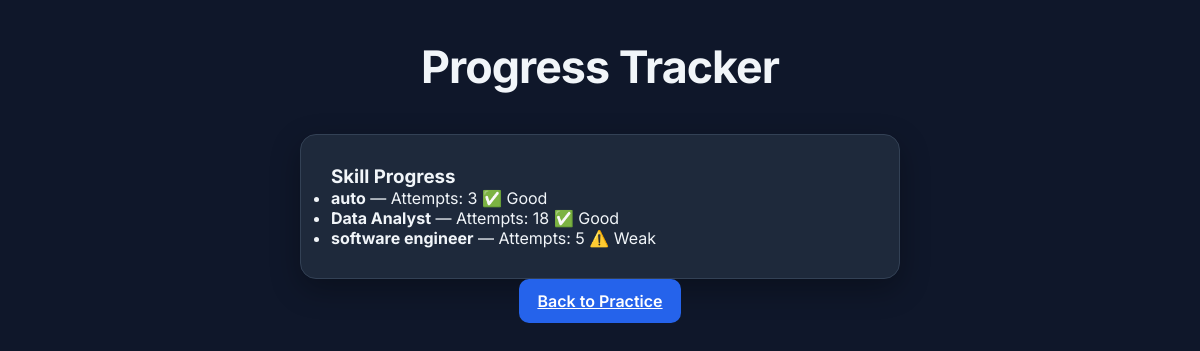
The page /progress (signed in) on the database as committed earlier.
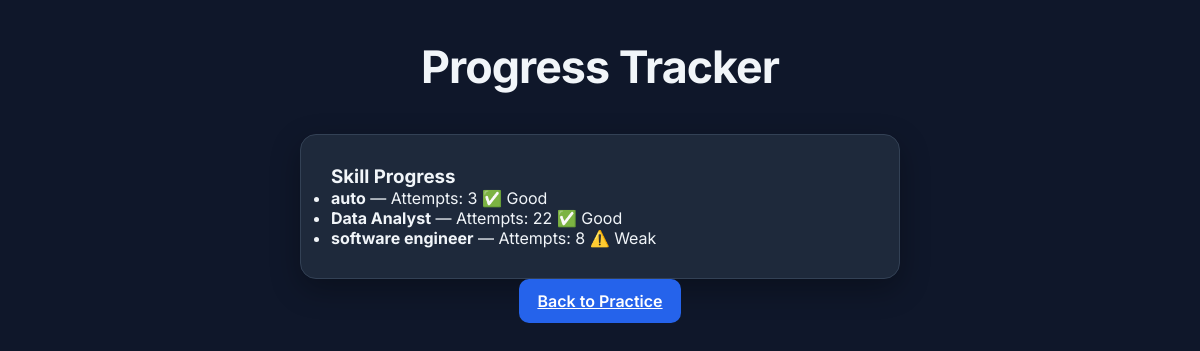
The same page on the database as committed later.
### models.py (models this page shows)
class SkillProgress(Base):
    __tablename__ = "skill_progress"
    id = Column(Integer, primary_key=True, index=True)
    user_id = Column(Integer, ForeignKey("users.id"))
    skill = Column(String)
    attempts = Column(Integer, default=0)
    weak = Column(Boolean, default=False)

### main.py (the view)
@app.get("/progress", response_class=HTMLResponse)
def progress_page(request: Request, db: Session = Depends(get_db)):
    user = get_current_user(request, db)
    if not user:
        return RedirectResponse("/login")
    skills = db.query(SkillProgress).filter(SkillProgress.user_id == user.id).all()
    return templates.TemplateResponse("progress.html", {"request": request, "username": user.username, "skills": skills})

### templates/progress.html (shortened to what this page needs)
<!DOCTYPE html>
<html lang="en">
<head>
  <link rel="stylesheet" href="/static/styles.css" />
</head>
<body>
  <h1> Progress Tracker</h1>
  <div class="card">
    <h3>Skill Progress</h3>
    <ul>
      {% for skill in skills %}
        <li>
          <b>{{ skill.skill }}</b> — Attempts: {{ skill.attempts }}
          {% if skill.weak %} ⚠️ Weak {% else %} ✅ Good {% endif %}
        </li>
      {% endfor %}
    </ul>
  </div>
  <a href="/index" class="btn"> Back to Practice</a>
</body>
</html>

### static/styles.css (style rules this page uses)
:root { --primary: #2563eb; --primary-hover: #1d4ed8; --background: #0f172a; --surface: #1e293b; --surface-light: #334155; --text-main: #f1f5f9; --text-muted: #94a3b8; --border: #334155; --shadow: 0 10px 30px rgba(0,0,0,0.3); }
* { margin: 0; padding: 0; box-sizing: border-box; font-family: 'Inter', sans-serif; }
body { background: var(--background); color: var(--text-main); min-height: 100vh; padding: 40px 20px; display: flex; flex-direction: column; align-items: center; }
h1 { font-size: 2.8rem; font-weight: 700; margin-bottom: 40px; text-align: center; letter-spacing: -1px; }
.card, form#interview-form, #question-area, #feedback-area, .feature-card { background: var(--surface); border: 1px solid var(--border); border-radius: 16px; padding: 30px; box-shadow: var(--shadow); transition: all 0.25s ease; width: 100%; max-width: 600px; }
.btn, button { background: var(--primary); color: white; border: none; padding: 12px 18px; border-radius: 10px; font-weight: 600; cursor: pointer; transition: 0.2s ease; }

Rows that differ between the two databases and show on the page:
changed SkillProgress "Data Analyst": attempts "18" → "22"
changed SkillProgress "software engineer": attempts "5" → "8"
